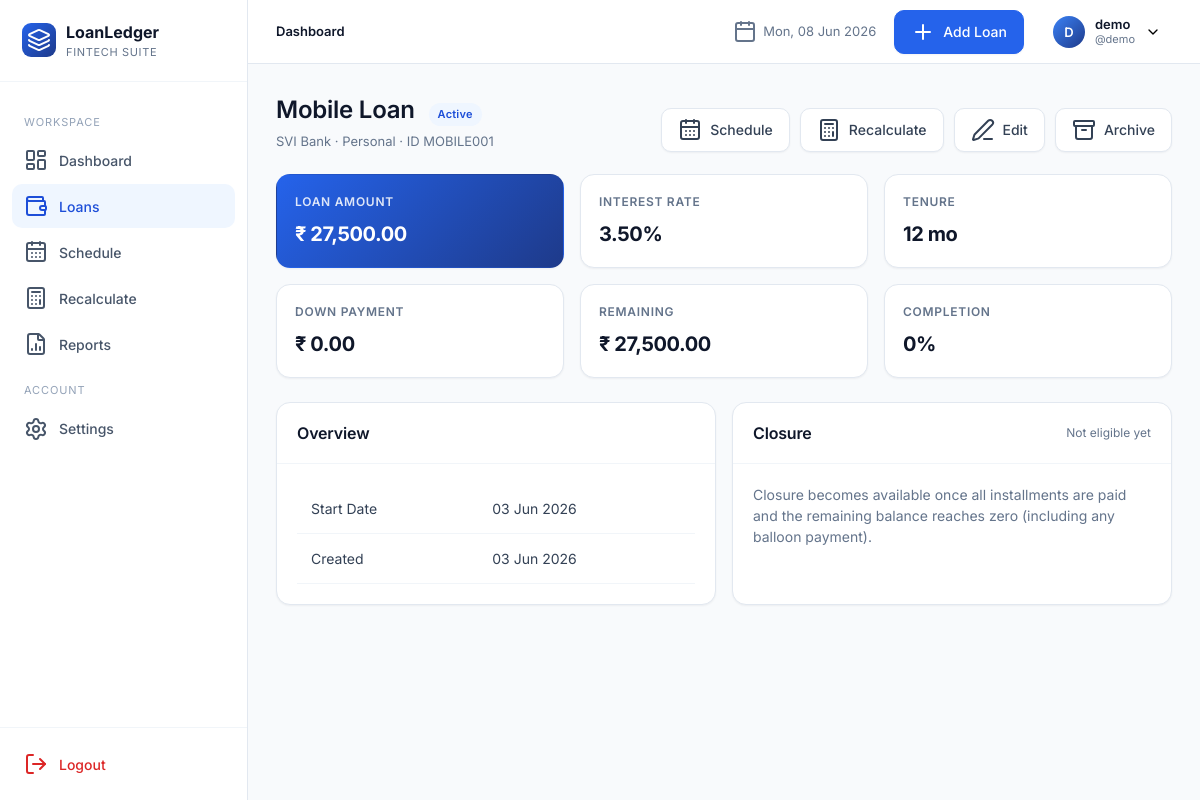
The app's page /loans/2 (signed in), older data.
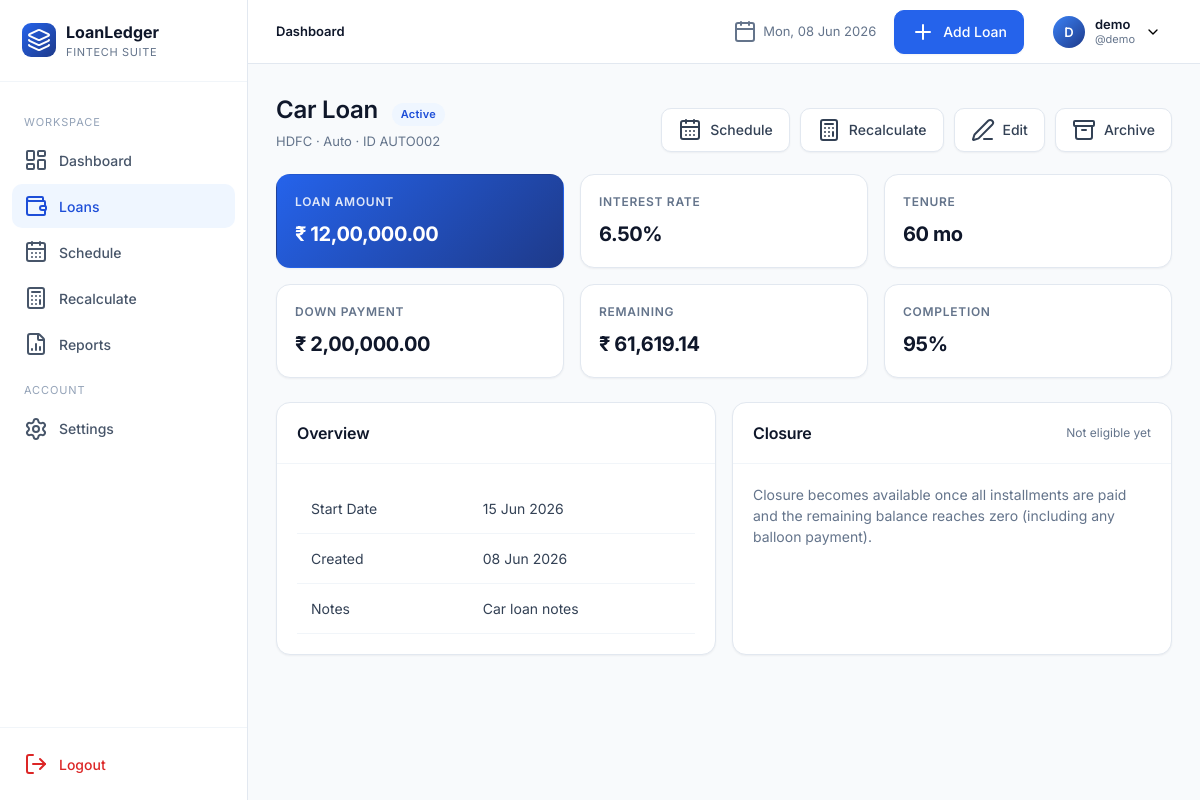
The same page, newer data.
### app/models.py (models this page shows, shortened)
class Loan(db.Model):
    __tablename__ = "loans"
    id = db.Column(db.Integer, primary_key=True)
    user_id = db.Column(db.Integer, db.ForeignKey("users.id"), nullable=False, index=True)
    loan_id = db.Column(db.String(40), nullable=False, index=True)  # manual unique per user
    loan_name = db.Column(db.String(120), nullable=False)
    loan_category = db.Column(db.String(50), nullable=False, default="Personal")
    bank_name = db.Column(db.String(120), nullable=False)
    loan_amount = db.Column(db.Float, nullable=False)
    interest_rate = db.Column(db.Float, nullable=False)  # annual %
    down_payment = db.Column(db.Float, default=0)
    custom_emi = db.Column(db.Float, nullable=True)
    start_date = db.Column(db.Date, nullable=False)
    tenure_months = db.Column(db.Integer, nullable=False)
    loan_status = db.Column(db.String(20), default="Active", index=True)
    remaining_balance = db.Column(db.Float, default=0)
    completion_percentage = db.Column(db.Float, default=0)
    is_archived = db.Column(db.Boolean, default=False, index=True)
    balloon_date = db.Column(db.Date, nullable=True)
    balloon_amount = db.Column(db.Float, nullable=True)
    notes = db.Column(db.Text)
    closed_at = db.Column(db.DateTime, nullable=True)
    final_amount = db.Column(db.Float, nullable=True)
    closure_notes = db.Column(db.Text, nullable=True)
    created_at = db.Column(db.DateTime, default=datetime.utcnow)
    updated_at = db.Column(db.DateTime, default=datetime.utcnow, onupdate=datetime.utcnow)
    schedules = db.relationship("Schedule", backref="loan", lazy="dynamic",
                                cascade="all, delete-orphan", order_by="Schedule.month_index")
    __table_args__ = (db.UniqueConstraint("user_id", "loan_id", name="uq_user_loanid"),)

class User(UserMixin, db.Model):
    __tablename__ = "users"
    id = db.Column(db.Integer, primary_key=True)
    full_name = db.Column(db.String(120), nullable=False)
    username = db.Column(db.String(64), unique=True, nullable=False, index=True)
    email = db.Column(db.String(160), unique=True, nullable=False, index=True)
    password_hash = db.Column(db.String(256), nullable=False)
    preferred_currency = db.Column(db.String(8), default="INR")
    preferred_date_format = db.Column(db.String(20), default="%d %b %Y")
    created_at = db.Column(db.DateTime, default=datetime.utcnow)
    loans = db.relationship("Loan", backref="owner", lazy="dynamic", cascade="all, delete-orphan")

### app/blueprints/loans.py (the view)
@loans_bp.route("/<int:loan_pk>")
@login_required
def details(loan_pk):
    loan = _get_loan_or_404(loan_pk)
    return render_template("loans/details.html", loan=loan)

### app/blueprints/loans.py (called while the page is built)
def _get_loan_or_404(loan_pk):
    loan = Loan.query.filter_by(id=loan_pk, user_id=current_user.id).first()
    if not loan:
        abort(404)
    return loan

### app/utils.py (called while the page is built)
def format_date(d, fmt=None):
    if not d:
        return "-"
    if fmt is None and current_user and current_user.is_authenticated:
        fmt = current_user.preferred_date_format or "%d %b %Y"
    fmt = fmt or "%d %b %Y"
    try:
        return d.strftime(fmt)
    except Exception:
        return str(d)

### app/templates/loans/details.html (shortened to what this page needs)
{% extends "base.html" %}
{% block content %}
<div class="page-header">
  <div class="title-block">
    <h1>{{ loan.loan_name }} <span class="badge {{ loan.loan_status.replace(' ','') }}" style="margin-left:8px;font-size:11px">{{ loan.loan_status }}</span></h1>
    <div class="sub">{{ loan.bank_name }} · {{ loan.loan_category }} · ID {{ loan.loan_id }}</div>
  </div>
  <div class="actions">
    <a href="{{ url_for('schedule.view', loan_pk=loan.id) }}" class="btn secondary"><i data-lucide="calendar-days"></i> Schedule</a>
    <a href="{{ url_for('recalc.index', loan_pk=loan.id) }}" class="btn secondary"><i data-lucide="calculator"></i> Recalculate</a>
    <a href="{{ url_for('loans.edit', loan_pk=loan.id) }}" class="btn secondary"><i data-lucide="edit-3"></i> Edit</a>
    <form method="post" action="{{ url_for('loans.archive', loan_pk=loan.id) }}" style="display:inline" data-confirm="Archive this loan?">
      <button class="btn secondary"><i data-lucide="archive"></i> Archive</button>
    </form>
  </div>
</div>
<div class="kpi-grid">
  <div class="kpi accent"><div class="label">Loan Amount</div><div class="value">{{ loan.loan_amount|money }}</div></div>
  <div class="kpi"><div class="label">Interest Rate</div><div class="value">{{ '%.2f'|format(loan.interest_rate) }}%</div></div>
  <div class="kpi"><div class="label">Tenure</div><div class="value">{{ loan.tenure_months }} mo</div></div>
  <div class="kpi"><div class="label">Down Payment</div><div class="value">{{ loan.down_payment|money }}</div></div>
  <div class="kpi"><div class="label">Remaining</div><div class="value">{{ loan.remaining_balance|money }}</div></div>
  <div class="kpi"><div class="label">Completion</div><div class="value">{{ '%.0f'|format(loan.completion_percentage) }}%</div></div>
</div>
<div class="grid grid-2">
  <div class="card">
    <div class="card-header"><h3>Overview</h3></div>
    <div class="card-body">
      <table class="tbl">
        <tr><td>Start Date</td><td>{{ loan.start_date|fdate }}</td></tr>
        <tr><td>Created</td><td>{{ loan.created_at|fdate }}</td></tr>
        {% if loan.notes %}<tr><td>Notes</td><td>{{ loan.notes }}</td></tr>{% endif %}
      </table>
    </div>
  </div>
  <div class="card">
    <div class="card-header">
      <h3>Closure</h3>
      <span style="font-size:12px;color:var(--slate-500)">{{ 'Eligible' if loan.remaining_balance <= 0.01 else 'Not eligible yet' }}</span>
    </div>
    <div class="card-body">
      {% if loan.remaining_balance <= 0.01 and loan.loan_status != 'Completed' %}
        <div class="insight"><i data-lucide="check-circle-2"></i> This loan is eligible for closure</div>
        <form method="post" action="{{ url_for('loans.close', loan_pk=loan.id) }}" data-confirm="Are you sure you want to close this loan?">
          <input type="hidden" name="csrf_token" value="{{ csrf_token() }}">
          <button class="btn success"><i data-lucide="check-circle-2"></i> Close Loan</button>
        </form>
      {% elif loan.loan_status == 'Completed' %}
        <div class="insight"><i data-lucide="check-circle-2"></i> Loan closed on {{ loan.closed_at|fdate }}. Final amount: {{ loan.final_amount|money }}</div>
        {% if loan.closure_notes %}<p style="color:var(--slate-500);font-size:13px;margin-top:8px">{{ loan.closure_notes }}</p>{% endif %}
      {% else %}
        <p style="color:var(--slate-500)">Closure becomes available once all installments are paid and the remaining balance reaches zero (including any balloon payment).</p>
      {% endif %}
    </div>
  </div>
</div>
{% endblock %}

Row changes from the older to the newer data that the page shows:
changed Loan "Not eligible yet": loan_name "Mobile Loan" → "Car Loan"; bank_name "SVI Bank" → "HDFC"; loan_category "Personal" → "Auto"; loan_id "MOBILE001" → "AUTO002"; loan_amount "₹ 27,500.00" → "₹ 12,00,000.00"; interest_rate "3.50" → "6.50"; tenure_months "12" → "60"; down_payment "₹ 0.00" → "₹ 2,00,000.00"; remaining_balance "₹ 27,500.00" → "₹ 61,619.14"; completion_percentage "0" → "95"; start_date|fdate "03 Jun 2026" → "15 Jun 2026"; created_at|fdate "03 Jun 2026" → "08 Jun 2026"; notes (not shown) → "Car loan notes"
Text that changed along with them:
text now shown: "Notes"
